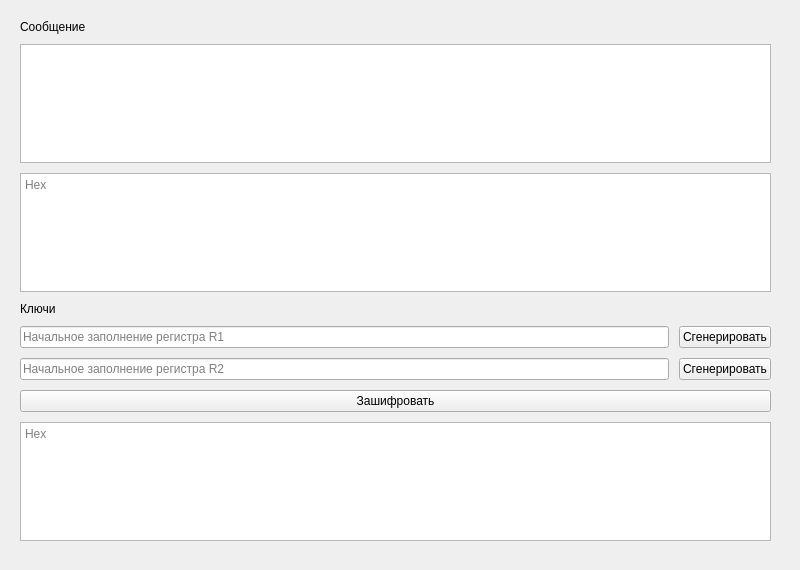
    <widget class="QWidget" name="cipher">
     <attribute name="title">
      <string>Зашифровать</string>
     </attribute>
     <widget class="QWidget" name="verticalLayoutWidget_4">
      <property name="geometry">
       <rect>
        <x>0</x>
        <y>0</y>
        <width>791</width>
        <height>561</height>
       </rect>
      </property>
      <layout class="QVBoxLayout" name="vLayout_2">
       <property name="spacing">
        <number>10</number>
       </property>
       <property name="leftMargin">
        <number>20</number>
       </property>
       <property name="topMargin">
        <number>20</number>
       </property>
       <property name="rightMargin">
        <number>20</number>
       </property>
       <property name="bottomMargin">
        <number>20</number>
       </property>
       <item>
        <widget class="QLabel" name="label_3">
         <property name="text">
          <string>Сообщение</string>
         </property>
        </widget>
       </item>
       <item>
        <widget class="QTextEdit" name="plainTextEdit">
         <property name="locale">
          <locale language="English" country="UnitedStates"/>
         </property>
         <property name="html">
          <string>&lt;!DOCTYPE HTML PUBLIC &quot;-//W3C//DTD HTML 4.0//EN&quot; &quot;http://www.w3.org/TR/REC-html40/strict.dtd&quot;&gt;
&lt;html&gt;&lt;head&gt;&lt;meta name=&quot;qrichtext&quot; content=&quot;1&quot; /&gt;&lt;style type=&quot;text/css&quot;&gt;
p, li { white-space: pre-wrap; }
&lt;/style&gt;&lt;/head&gt;&lt;body style=&quot; font-family:'JetBrains Mono'; font-size:14pt; font-weight:600; font-style:normal;&quot;&gt;
&lt;p style=&quot;-qt-paragraph-type:empty; margin-top:0px; margin-bottom:0px; margin-left:0px; margin-right:0px; -qt-block-indent:0; text-indent:0px;&quot;&gt;&lt;br /&gt;&lt;/p&gt;&lt;/body&gt;&lt;/html&gt;</string>
         </property>
         <property name="placeholderText">
          <string/>
         </property>
        </widget>
       </item>
       <item>
        <widget class="QTextBrowser" name="hexPlainTextBrowser">
         <property name="placeholderText">
          <string>Hex</string>
         </property>
        </widget>
       </item>
       <item>
        <widget class="QLabel" name="label_7">
         <property name="text">
          <string>Ключи</string>
         </property>
        </widget>
       </item>
       <item>
        <layout class="QHBoxLayout" name="r1Layout">
         <item>
          <widget class="QLineEdit" name="r1SeedLineEdit">
           <property name="inputMask">
            <string/>
           </property>
           <property name="text">
            <string/>
           </property>
           <property name="placeholderText">
            <string>Начальное заполнение регистра R1</string>
           </property>
          </widget>
         </item>
         <item>
          <widget class="QPushButton" name="r1SeedGenButton">
           <property name="text">
            <string>Сгенерировать</string>
           </property>
          </widget>
         </item>
        </layout>
       </item>
       <item>
        <layout class="QHBoxLayout" name="r2Layout">
         <item>
          <widget class="QLineEdit" name="r2SeedLineEdit">
           <property name="inputMask">
            <string/>
           </property>
           <property name="text">
            <string/>
           </property>
           <property name="placeholderText">
            <string>Начальное заполнение регистра R2</string>
           </property>
          </widget>
         </item>
         <item>
          <widget class="QPushButton" name="r2SeedGenButton">
           <property name="text">
            <string>Сгенерировать</string>
           </property>
          </widget>
         </item>
        </layout>
       </item>
       <item>
        <widget class="QPushButton" name="encryptButton">
         <property name="text">
          <string>Зашифровать</string>
         </property>
        </widget>
       </item>
       <item>
        <widget class="QTextBrowser" name="cipherTextBrowser">
         <property name="html">
          <string>&lt;!DOCTYPE HTML PUBLIC &quot;-//W3C//DTD HTML 4.0//EN&quot; &quot;http://www.w3.org/TR/REC-html40/strict.dtd&quot;&gt;
&lt;html&gt;&lt;head&gt;&lt;meta name=&quot;qrichtext&quot; content=&quot;1&quot; /&gt;&lt;style type=&quot;text/css&quot;&gt;
p, li { white-space: pre-wrap; }
&lt;/style&gt;&lt;/head&gt;&lt;body style=&quot; font-family:'JetBrains Mono'; font-size:14pt; font-weight:600; font-style:normal;&quot;&gt;
&lt;p style=&quot;-qt-paragraph-type:empty; margin-top:0px; margin-bottom:0px; margin-left:0px; margin-right:0px; -qt-block-indent:0; text-indent:0px; font-family:'MuseoSansCyrl-500'; font-weight:400;&quot;&gt;&lt;br /&gt;&lt;/p&gt;&lt;/body&gt;&lt;/html&gt;</string>
         </property>
         <property name="placeholderText">
          <string>Hex</string>
         </property>
        </widget>
       </item>
      </layout>
     </widget>
    </widget>
